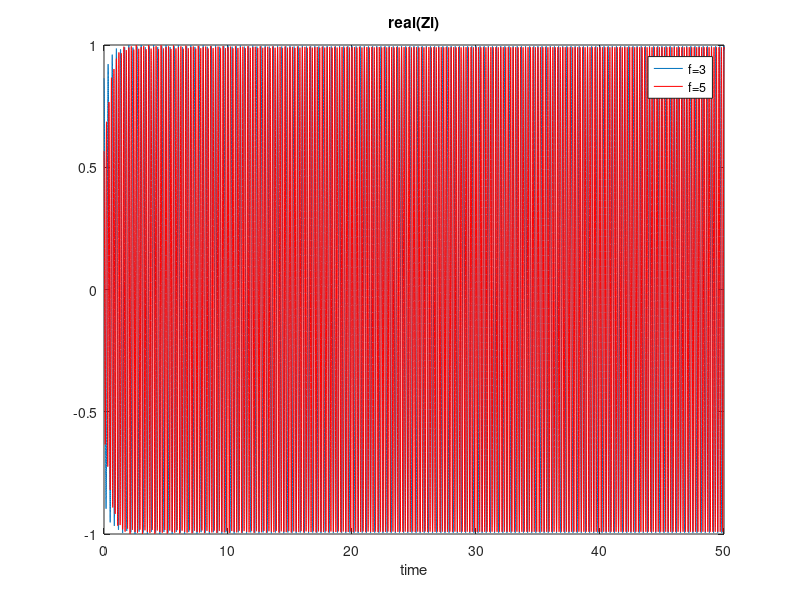
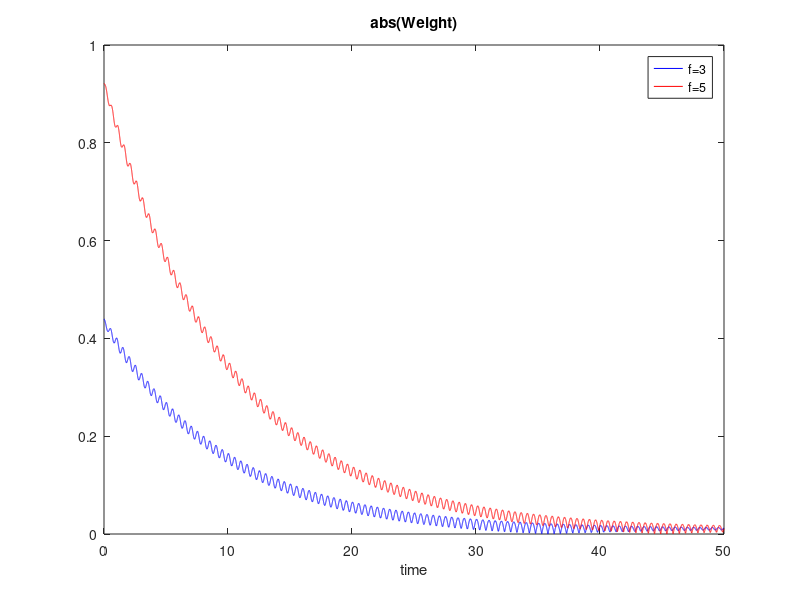
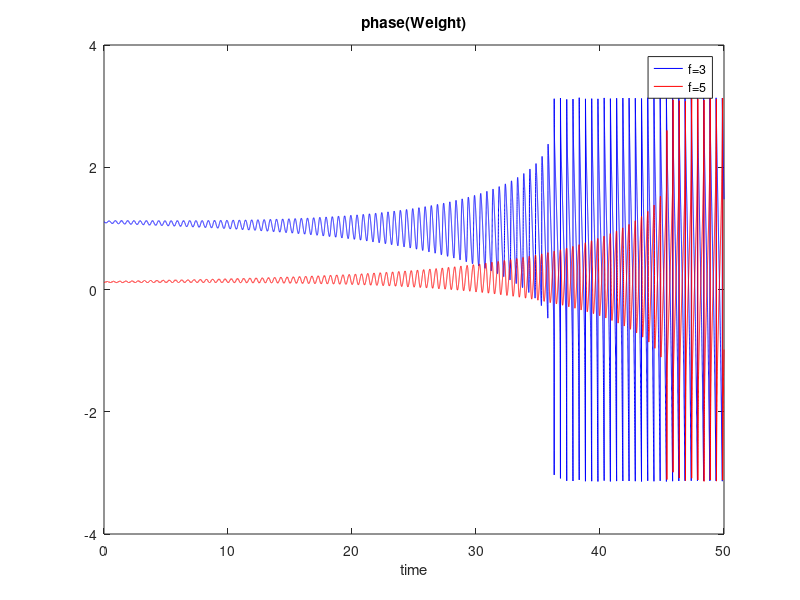
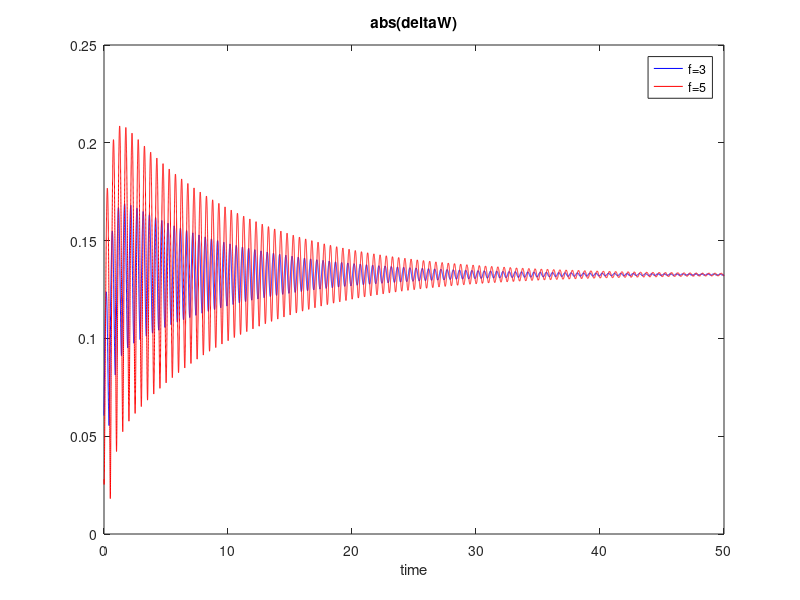

Source code (MATLAB) for these figures, in order:
%% Customized code for 2 oscillators
clear; close all;clc;
%% Initialization

w=complex(rand(1,2),rand(1,2));
w12=w(1);
w21=w(2);
mu=1;
omega=2*pi*[3 5]; % input the frequencies of oscillators in the bracket in Hz
omega1=omega(1);
omega2=omega(2);
ci=0.2; % coupling factor. Make this 0 to remove coupling
T=50; % end time
dt=0.001;
tt=(0:dt:T);
z1=rand;
z2=rand;
Z1=zeros(1,length(tt));
Z2=zeros(1,length(tt));
y1=z1;
y2=z2;
Y1=Z1;
Y2=Z2;
idx=1;
eta=0.1;
%% Euler iteration
for i=tt
    Z1(idx)=z1;
    Z2(idx)=z2;
    Y1(idx)=y1;
    Y2(idx)=y2;
    %% updating at each dt
    z1dot=(mu-abs(z1)^2)*z1+1i*omega1*z1+ci*w12*z2;
    z2dot=(mu-abs(z2)^2).*z2+1i*omega2*z2+ci*w21*z1;
    w12dot=eta*(-w12+z1*z2');
    w21dot=eta*(-w21+z2*z1');
    z2=z2+z2dot*dt;
    z1=z1+z1dot*dt;
    w12=w12+w12dot*dt;
    w21=w21+w21dot*dt;
    %% without coupling
    y1dot=(mu-abs(y1)^2)*y1+1i*omega1*y1;
    y2dot=(mu-abs(y2)^2).*y2+1i*omega2*y2;
    y2=y2+y2dot*dt;
    y1=y1+y1dot*dt;
 
    %% Saving for plots
    delw1(idx)= abs(w12dot);
    delw2(idx)= abs(w21dot);
    W1(idx)=abs(w12);
    W2(idx)=abs(w21);
    Wp1(idx)=angle(w12);
    Wp2(idx)=angle(w21);
    idx=idx+1;
    
end
%% Plotting

omega1=omega1/(2*pi);
omega2=omega2/(2*pi);
figure; 
plot(tt,real(Z1)/abs(max(real(Z1))));
hold on; plot(tt,real(Z2)/abs(max(real(Z2))),'r'); title('real(Zi)');xlabel('time');legend(['f=',num2str(omega1)],['f=',num2str(omega2)])
figure;
plot(tt,W1,'b',tt,W2,'r');title('abs(Weight)');legend(['f=',num2str(omega1)],['f=',num2str(omega2)]);xlabel('time');
figure;
plot(tt,Wp1,'b',tt,Wp2,'r');title('phase(Weight)');legend(['f=',num2str(omega1)],['f=',num2str(omega2)]);xlabel('time');
figure;
plot(tt,delw1,'b',tt,delw2,'r');title('abs(deltaW)');legend(['f=',num2str(omega1)],['f=',num2str(omega2)]);xlabel('time');
figure()
subplot(211);plot(tt,real(Z1)/abs(max(real(Z1))));
hold on;plot(tt,real(Z2)/abs(max(real(Z2))),'r'); title('real(Zi) with coupling');legend(['f=',num2str(omega1)],['f=',num2str(omega2)]);xlabel('time');
subplot(212);plot(tt,real(Y1)/abs(max(real(Y1))));
hold on;plot(tt,real(Y2)/abs(max(real(Y2))),'r'); title('real(Zi) without coupling');legend(['f=',num2str(omega1)],['f=',num2str(omega2)]);xlabel('time');
